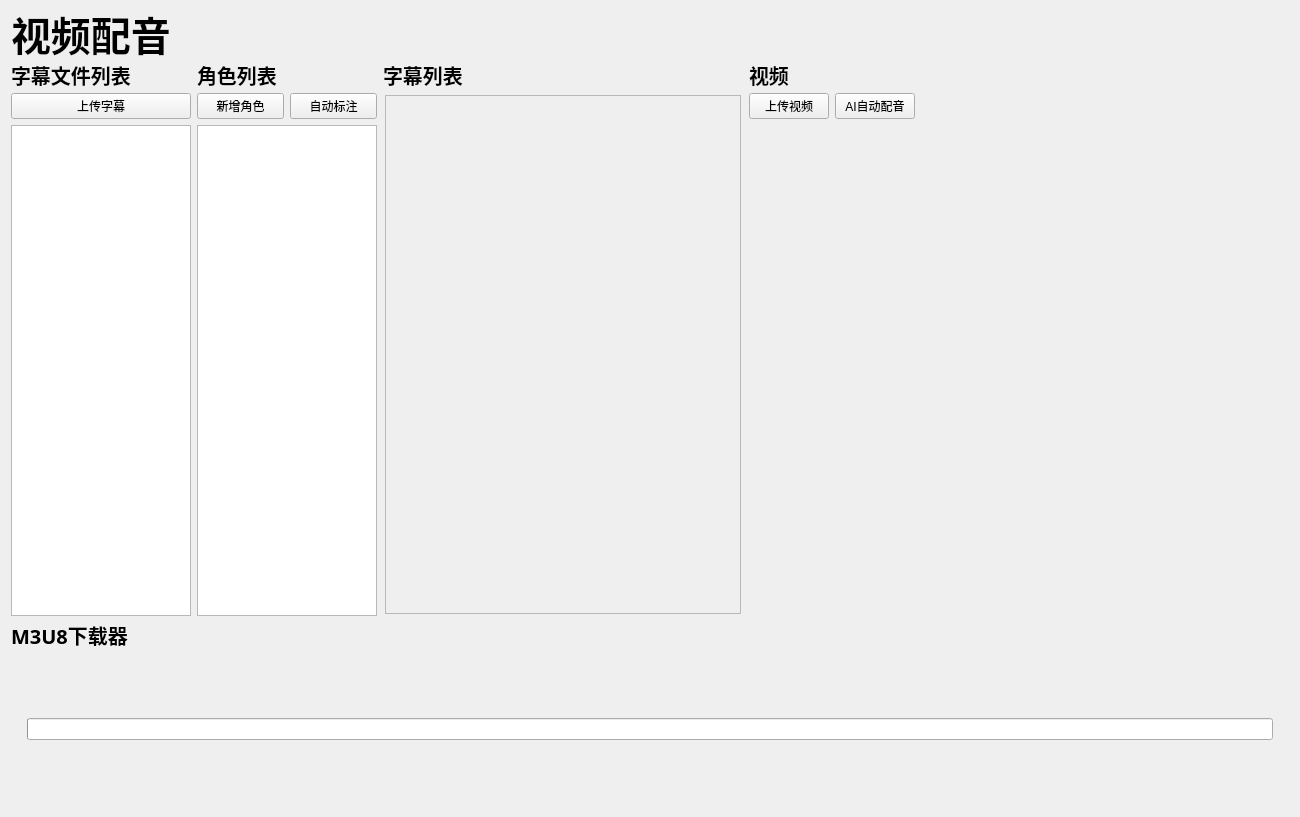
<?xml version="1.0" encoding="UTF-8"?>
<ui version="4.0">
 <class>Subtitle</class>
 <widget class="QWidget" name="Subtitle">
  <property name="geometry">
   <rect>
    <x>0</x>
    <y>0</y>
    <width>1300</width>
    <height>817</height>
   </rect>
  </property>
  <property name="windowTitle">
   <string>Form</string>
  </property>
  <layout class="QGridLayout" name="gridLayout" rowstretch="0,3,1" columnstretch="1,1,2,3">
   <item row="1" column="0">
    <layout class="QVBoxLayout" name="SubUpload">
     <item>
      <widget class="SubtitleLabel" name="MP4Title">
       <property name="maximumSize">
        <size>
         <width>16777215</width>
         <height>25</height>
        </size>
       </property>
       <property name="font">
        <font>
         <family>微软雅黑</family>
         <pointsize>15</pointsize>
         <weight>75</weight>
         <bold>true</bold>
        </font>
       </property>
       <property name="text">
        <string>字幕文件列表</string>
       </property>
      </widget>
     </item>
     <item>
      <layout class="QHBoxLayout" name="btnbox">
       <item>
        <widget class="PushButton" name="AddSubBtn">
         <property name="text">
          <string>上传字幕</string>
         </property>
        </widget>
       </item>
      </layout>
     </item>
     <item>
      <widget class="QWidget" name="MP4Box" native="true">
       <property name="minimumSize">
        <size>
         <width>0</width>
         <height>430</height>
        </size>
       </property>
       <layout class="QGridLayout" name="gridLayout_4">
        <property name="leftMargin">
         <number>0</number>
        </property>
        <property name="topMargin">
         <number>0</number>
        </property>
        <property name="rightMargin">
         <number>0</number>
        </property>
        <property name="bottomMargin">
         <number>0</number>
        </property>
        <property name="spacing">
         <number>0</number>
        </property>
        <item row="0" column="0">
         <widget class="ListWidget" name="SubListWidget"/>
        </item>
       </layout>
      </widget>
     </item>
    </layout>
   </item>
   <item row="1" column="3">
    <layout class="QVBoxLayout" name="Mkv" stretch="1,1,100">
     <item>
      <widget class="SubtitleLabel" name="MkvTitle">
       <property name="maximumSize">
        <size>
         <width>16777215</width>
         <height>25</height>
        </size>
       </property>
       <property name="font">
        <font>
         <family>微软雅黑</family>
         <pointsize>15</pointsize>
         <weight>75</weight>
         <bold>true</bold>
        </font>
       </property>
       <property name="text">
        <string>视频</string>
       </property>
      </widget>
     </item>
     <item>
      <layout class="QHBoxLayout" name="horizontalLayout">
       <item>
        <widget class="PushButton" name="AddVideoBtn">
         <property name="text">
          <string>上传视频</string>
         </property>
        </widget>
       </item>
       <item>
        <widget class="PushButton" name="AIDubbingBtn">
         <property name="text">
          <string>AI自动配音</string>
         </property>
        </widget>
       </item>
       <item>
        <spacer name="horizontalSpacer_2">
         <property name="orientation">
          <enum>Qt::Horizontal</enum>
         </property>
         <property name="sizeHint" stdset="0">
          <size>
           <width>40</width>
           <height>20</height>
          </size>
         </property>
        </spacer>
       </item>
      </layout>
     </item>
     <item>
      <widget class="QWidget" name="VideoWidget" native="true">
       <layout class="QVBoxLayout" name="verticalLayout">
        <property name="spacing">
         <number>0</number>
        </property>
        <property name="leftMargin">
         <number>0</number>
        </property>
        <property name="topMargin">
         <number>0</number>
        </property>
        <property name="rightMargin">
         <number>0</number>
        </property>
        <property name="bottomMargin">
         <number>0</number>
        </property>
        <item>
         <widget class="QLabel" name="VideoLabel">
          <property name="text">
           <string/>
          </property>
         </widget>
        </item>
       </layout>
      </widget>
     </item>
    </layout>
   </item>
   <item row="0" column="0" colspan="4">
    <widget class="LargeTitleLabel" name="PackageTitile">
     <property name="maximumSize">
      <size>
       <width>16777215</width>
       <height>45</height>
      </size>
     </property>
     <property name="font">
      <font>
       <family>微软雅黑</family>
       <pointsize>30</pointsize>
       <weight>75</weight>
       <bold>true</bold>
       <kerning>true</kerning>
      </font>
     </property>
     <property name="text">
      <string>视频配音</string>
     </property>
    </widget>
   </item>
   <item row="1" column="1">
    <layout class="QVBoxLayout" name="RoleList">
     <item>
      <widget class="SubtitleLabel" name="MP4Title_3">
       <property name="maximumSize">
        <size>
         <width>16777215</width>
         <height>25</height>
        </size>
       </property>
       <property name="font">
        <font>
         <family>微软雅黑</family>
         <pointsize>15</pointsize>
         <weight>75</weight>
         <bold>true</bold>
        </font>
       </property>
       <property name="text">
        <string>角色列表</string>
       </property>
      </widget>
     </item>
     <item>
      <layout class="QHBoxLayout" name="horizontalLayout_2">
       <item>
        <widget class="PushButton" name="AddRoleBtn">
         <property name="sizePolicy">
          <sizepolicy hsizetype="Minimum" vsizetype="Fixed">
           <horstretch>0</horstretch>
           <verstretch>0</verstretch>
          </sizepolicy>
         </property>
         <property name="maximumSize">
          <size>
           <width>16777215</width>
           <height>16777215</height>
          </size>
         </property>
         <property name="text">
          <string>新增角色</string>
         </property>
        </widget>
       </item>
       <item>
        <widget class="PushButton" name="AutoMarkBtn">
         <property name="text">
          <string>自动标注</string>
         </property>
        </widget>
       </item>
      </layout>
     </item>
     <item>
      <widget class="ListWidget" name="RoleListWidget"/>
     </item>
    </layout>
   </item>
   <item row="1" column="2">
    <layout class="QVBoxLayout" name="SubList">
     <item>
      <widget class="SubtitleLabel" name="MP4Title_2">
       <property name="maximumSize">
        <size>
         <width>16777215</width>
         <height>25</height>
        </size>
       </property>
       <property name="font">
        <font>
         <family>微软雅黑</family>
         <pointsize>15</pointsize>
         <weight>75</weight>
         <bold>true</bold>
        </font>
       </property>
       <property name="text">
        <string>字幕列表</string>
       </property>
      </widget>
     </item>
     <item>
      <widget class="SimpleCardWidget" name="MP4Box_2">
       <property name="minimumSize">
        <size>
         <width>0</width>
         <height>430</height>
        </size>
       </property>
       <layout class="QGridLayout" name="gridLayout_6">
        <property name="leftMargin">
         <number>2</number>
        </property>
        <property name="topMargin">
         <number>2</number>
        </property>
        <property name="rightMargin">
         <number>2</number>
        </property>
        <property name="bottomMargin">
         <number>2</number>
        </property>
        <property name="spacing">
         <number>2</number>
        </property>
        <item row="0" column="0">
         <widget class="QScrollArea" name="SubScroll">
          <property name="widgetResizable">
           <bool>true</bool>
          </property>
          <widget class="QWidget" name="scrollAreaWidgetContents">
           <property name="geometry">
            <rect>
             <x>0</x>
             <y>0</y>
             <width>353</width>
             <height>518</height>
            </rect>
           </property>
          </widget>
         </widget>
        </item>
       </layout>
      </widget>
     </item>
    </layout>
   </item>
   <item row="2" column="0" colspan="4">
    <layout class="QVBoxLayout" name="M3U8">
     <item>
      <widget class="SubtitleLabel" name="M3U8Title">
       <property name="maximumSize">
        <size>
         <width>16777215</width>
         <height>25</height>
        </size>
       </property>
       <property name="font">
        <font>
         <family>微软雅黑</family>
         <pointsize>15</pointsize>
         <weight>75</weight>
         <bold>true</bold>
        </font>
       </property>
       <property name="text">
        <string>M3U8下载器</string>
       </property>
      </widget>
     </item>
     <item>
      <widget class="SimpleCardWidget" name="M3U8Box">
       <property name="minimumSize">
        <size>
         <width>0</width>
         <height>30</height>
        </size>
       </property>
       <layout class="QGridLayout" name="gridLayout_12">
        <property name="leftMargin">
         <number>16</number>
        </property>
        <property name="topMargin">
         <number>16</number>
        </property>
        <property name="rightMargin">
         <number>16</number>
        </property>
        <property name="bottomMargin">
         <number>16</number>
        </property>
        <item row="0" column="0">
         <widget class="IndeterminateProgressBar" name="ProgressBar3"/>
        </item>
       </layout>
      </widget>
     </item>
    </layout>
   </item>
  </layout>
 </widget>
 <customwidgets>
  <customwidget>
   <class>PushButton</class>
   <extends>QPushButton</extends>
   <header>qfluentwidgets</header>
  </customwidget>
  <customwidget>
   <class>CardWidget</class>
   <extends>QFrame</extends>
   <header>qfluentwidgets</header>
   <container>1</container>
  </customwidget>
  <customwidget>
   <class>SimpleCardWidget</class>
   <extends>CardWidget</extends>
   <header>qfluentwidgets</header>
   <container>1</container>
  </customwidget>
  <customwidget>
   <class>SubtitleLabel</class>
   <extends>QLabel</extends>
   <header>qfluentwidgets</header>
  </customwidget>
  <customwidget>
   <class>LargeTitleLabel</class>
   <extends>QLabel</extends>
   <header>qfluentwidgets</header>
  </customwidget>
  <customwidget>
   <class>IndeterminateProgressBar</class>
   <extends>QProgressBar</extends>
   <header>qfluentwidgets</header>
  </customwidget>
  <customwidget>
   <class>ListWidget</class>
   <extends>QListWidget</extends>
   <header>qfluentwidgets</header>
  </customwidget>
 </customwidgets>
 <resources/>
 <connections/>
</ui>
